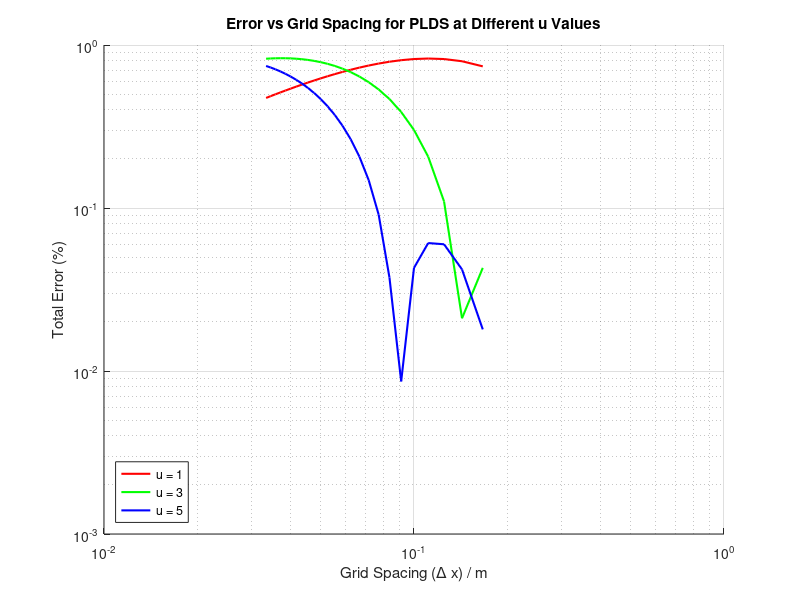

This chart was generated by the following MATLAB code:
%% Power-Law Differencing Scheme: Error Analysis for Multiple u Values
clear; clc; close all;

% Parameters
L = 1.0;                    % Length of the domain (m)
phi0 = 100;                 % Boundary value at x = 0
phiL = 20;                  % Boundary value at x = L
rho = 1.0;                  % Fluid density (kg/m^3)
Gamma = 0.1;                % Diffusion coefficient
u_values = [1, 3, 5];       % Different velocities to analyze

% Colors for plotting
colors = {'r-', 'g-', 'b-'};
legend_labels = {};

% Initialize figure for plotting
figure;
hold on;

for k = 1:length(u_values)
    u = u_values(k);        % Current velocity value
    dx_values = [];         % Array to store dx values
    Error_values = [];      % Array to store Error values

    for N = 7:31            % Number of grid points
        % Derived parameters
        dx = L / (N - 1);   % Grid spacing
        x = linspace(0, L, N);  % Spatial grid

        % Initialize matrix A and vector b
        A = zeros(N, N);    % Coefficient matrix
        b = zeros(N, 1);    % RHS vector

        % Build matrix A and RHS vector b
        for i = 1:N
            if i == 1
                % Left boundary condition (Dirichlet)
                A(i, i) = 1;        % Set diagonal to 1
                b(i) = phi0;        % RHS equals boundary value
            elseif i == N
                % Right boundary condition (Dirichlet)
                A(i, i) = 1;        % Set diagonal to 1
                b(i) = phiL;        % RHS equals boundary value
            else
                % Internal nodes
                Local_Pe = rho * u * dx / Gamma; % Local Péclet number
                f_Pe = max((1 - 0.1 * abs(Local_Pe))^5, 0); % Power-law weighting function

                alpha_W = (Gamma / dx) * f_Pe + max(rho * u, 0);   % West coefficient
                alpha_E = (Gamma / dx) * f_Pe + max(-rho * u, 0);  % East coefficient
                alpha_P = alpha_W + alpha_E;                      % Central coefficient

                A(i, i-1) = -alpha_W;    % West coefficient
                A(i, i) = alpha_P;       % Central coefficient
                A(i, i+1) = -alpha_E;    % East coefficient
                b(i) = 0;                % No source term
            end
        end

        % Solve the system using matrix inversion
        phi = A \ b;

        % Analytical solution 
        Pe = rho * u * L / Gamma; % Global Péclet number
        phi_analytical = (phi0 + (phiL - phi0) * (exp(Pe * x / L) - 1) ./ (exp(Pe) - 1))';

        % Compute percentage error
        error = abs((phi - phi_analytical) ./ (phi_analytical)) .* 100;
        total_error = sum(error); % Summed error

        % Store dx and total_error
        dx_values = [dx_values; dx];
        Error_values = [Error_values; total_error];
    end

    % Plot dx vs Error for the current u
    loglog(dx_values, Error_values, colors{k}, 'LineWidth', 1.5);
    legend_labels{k} = sprintf('u = %d', u); % Add legend label
end

% Graph formatting
xlabel('Grid Spacing (\Delta x) / m');
ylabel('Total Error (%)');
grid on;
title('Error vs Grid Spacing for PLDS at Different u Values');
legend(legend_labels, 'Location', 'SouthWest');
hold off;
